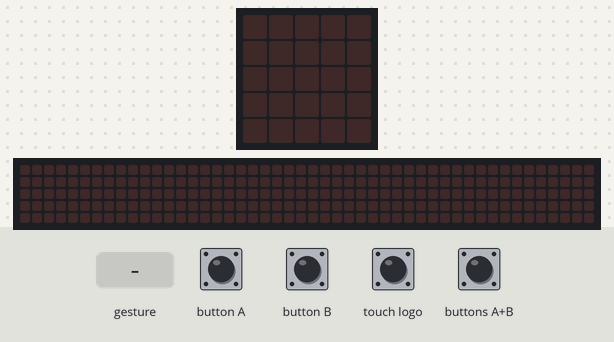
Recording of a program running on a simulated BBC micro:bit (MakeCode). On the bench: the board's 5×5 LED display, a strip that is not on the board, showing the scrolling text unrolled. The inputs (shaded band) are chosen by the test bench. A tilt is held for 1.5 s and a shake lasts 1 s, then the board lies face up again; the 48×5 strip is a reading aid, not a part: it shows the text the display is scrolling, unrolled, one strip-width of it at a time.

Above: at 1.2 s.
1.3 s: gesture 'shake'
At 2.3 s:
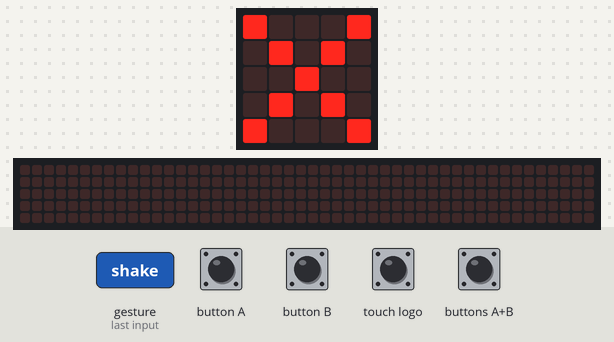
4.3 s: touch logo pressed for 0.15 s
At 5.4 s:
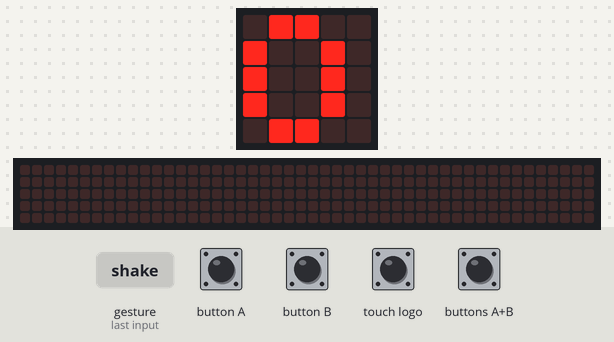
7.4 s: buttons A+B pressed for 0.15 s
At 8.2 s:
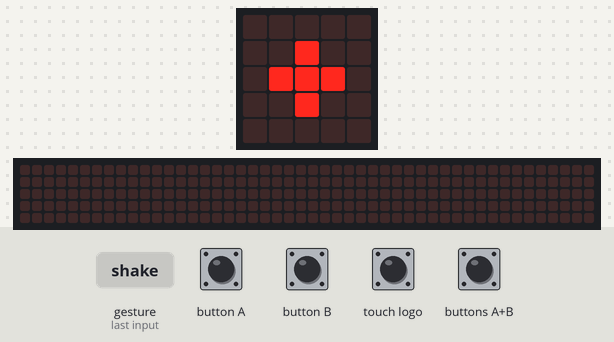
9.8 s: buttons A+B pressed for 1 s
At 12.0 s:
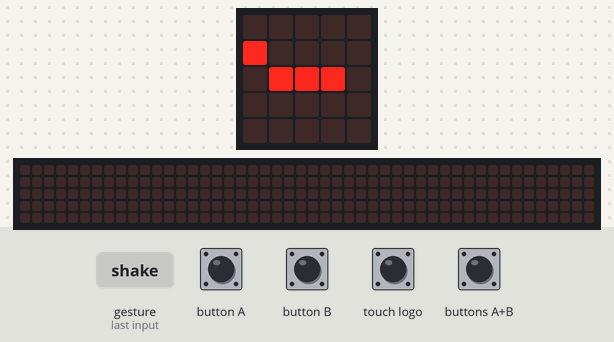
12.3 s: touch logo pressed for 0.15 s
At 14.2 s:
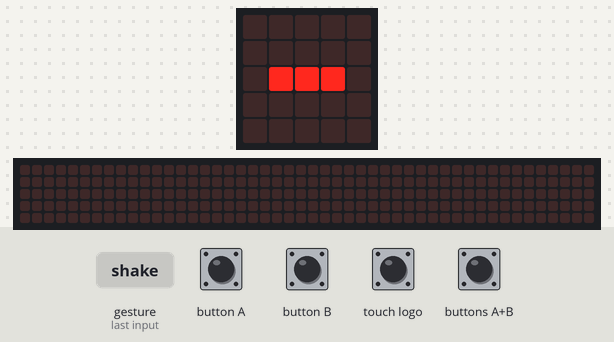
15.4 s: button B pressed for 0.15 s
At 19.77 s:
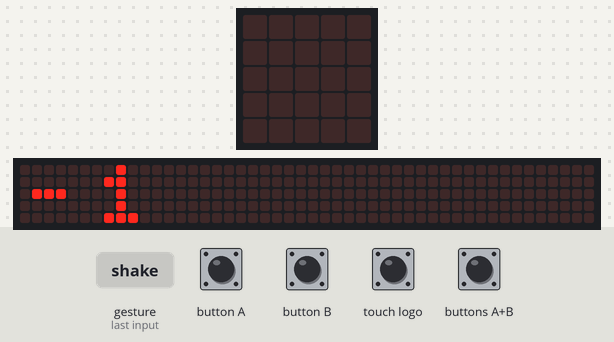
Timing chart, 0 to 21.3 s (numbered marks = the images above; inputs shaded):
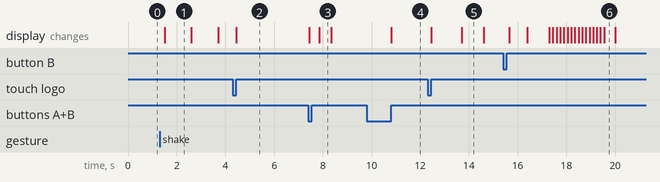

The program:

main.ts
```typescript
let _1 = 0
let _2 = 0
let OP = 0
input.onLogoEvent(TouchButtonEvent.Pressed, function () {
    basic.showString("" + (_1))
    basic.pause(500)
    if (OP == 1) {
        basic.showLeds(`
            . . . . .
            . . # . .
            . # # # .
            . . # . .
            . . . . .
            `)
    } else if (OP == 2) {
        basic.showLeds(`
            . . . . .
            . . . . .
            . # # # .
            . . . . .
            . . . . .
            `)
    } else if (OP == 3) {
        basic.showLeds(`
            . . . . .
            . # . # .
            . . # . .
            . # . # .
            . . . . .
            `)
    } else {

    }
    basic.pause(500)
    basic.showString("" + (_2))
    basic.pause(500)
    basic.showLeds(`
        . . . . .
        . # # # .
        . . . . .
        . # # # .
        . . . . .
        `)
    basic.pause(500)
    if (OP == 1) {
        basic.showString("" + (_1 + _2))
    }
    if (OP == 2) {
        basic.showString("" + (_1 - _2))
    }
    if (OP == 3) {
        basic.showString("" + (_1 * _2))
    }
    if (OP == 4) {
        basic.showString("" + (_1 / _2))
    }
})
input.onButtonPressed(Button.A, function () {
    _1 += 1
    basic.pause(100)
    basic.showString("" + (_1))
})
input.onGesture(Gesture.Shake, function () {
    basic.showIcon(IconNames.No)
    basic.pause(500)
    _1 = 0
    _2 = 0
    OP = 0
    basic.showIcon(IconNames.Yes)
    basic.pause(500)
    basic.clearScreen()
})
input.onButtonPressed(Button.AB, function () {
    OP += 1
    if (OP == 5) {
        OP = 1
    }
    if (OP == 1) {
        basic.showLeds(`
            . . . . .
            . . # . .
            . # # # .
            . . # . .
            . . . . .
            `)
    }
    if (OP == 2) {
        basic.showLeds(`
            . . . . .
            # . . . .
            . # # # .
            . . . . .
            . . . . .
            `)
    }
    if (OP == 3) {
        basic.showLeds(`
            . . . . .
            . # . # .
            . . # . .
            . # . # .
            . . . . .
            `)
    }
    if (OP == 4) {
        basic.showLeds(`
            . . . . .
            . . # . .
            . . . . .
            . . # . .
            . . . . .
            `)
    }
})
input.onButtonPressed(Button.B, function () {
    _2 += 1
    basic.pause(100)
    basic.showString("" + (_2))
})
```

test.ts
```typescript
// testes vão aqui; isto não será compilado quando este pacote for usado como uma extensão.
```

Measured:
- after the input at 1.3 s, the display: changes after 0.20 s (image 1)
- after the input at 4.3 s, the display: changes after 0.15 s (image 2)
- after the input at 7.4 s, the display: first differs from a run without the input after 0.45 s (image 3)
- after the input at 9.8 s, the display: changes after 1.0 s (image 4)
- after the input at 12.3 s, the display: first changes after 0.15 s (image 5 shows a later state)
- after the input at 15.4 s, the display: first changes after 0.25 s (image 6 shows a later state)
- what the display in image 1 shows lasts 1.1 s, from 1.5 s to 2.6 s
